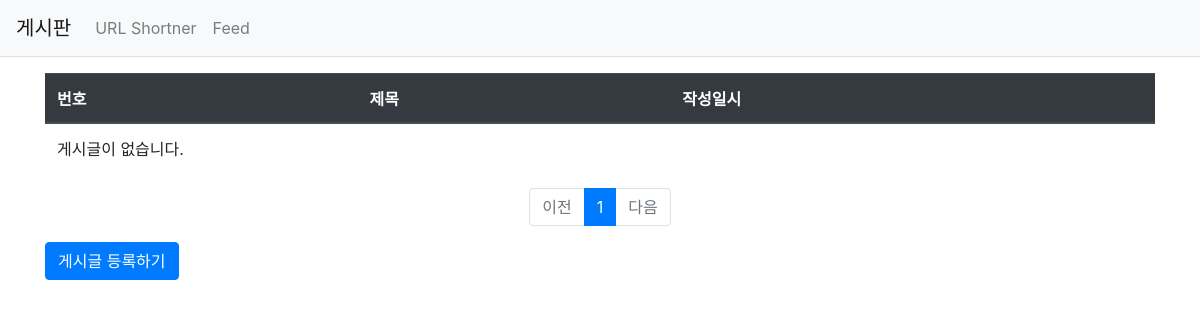
The page /board/ on the database as committed earlier.
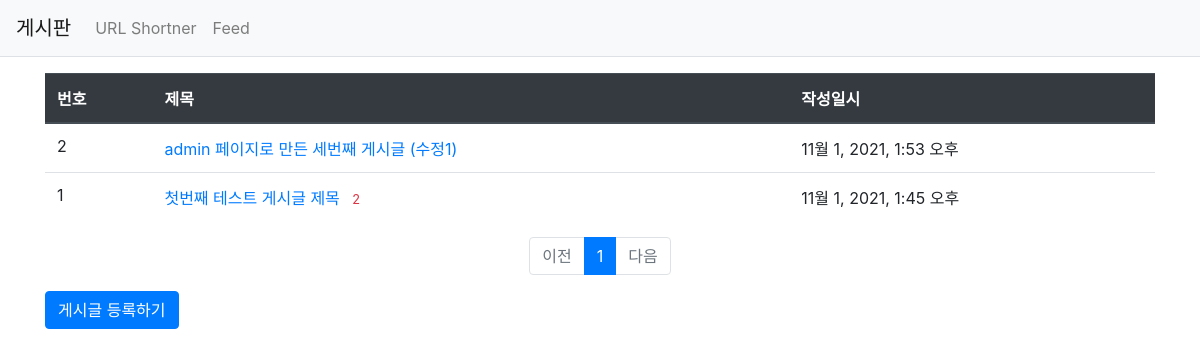
The same page on the database as committed later.
### pybo/models.py (models this page shows, shortened)
class Question(models.Model):
    subject = models.CharField(max_length=200)
    content = models.TextField()
    modify_date = models.DateTimeField(null=True, blank=True)
    create_date = models.DateTimeField()

### pybo/views.py (the view)
# urls.py: path('', views.index, name='index'),  # '/' 에 해당되는 path
def index(request):
    page = request.GET.get('page', '1')  # 페이지
    question_list = Question.objects.order_by('-create_date')
    paginator = Paginator(question_list, 10)  # 페이지당 10개씩 보여주기
    page_obj = paginator.get_page(page)
    context = {'question_list': page_obj}
    return render(request, 'pybo/question_list.html', context)

### pybo/templatetags/pybo_filter.py (called while the page is built)
@register.filter
def sub(value, arg):
    return value - arg

### templates/pybo/question_list.html
{% extends 'base.html' %}
{% load pybo_filter %}
{% block content %}
<div class="container my-3">
    <table class="table">
        <thead>
        <tr class="thead-dark">
            <th>번호</th>
            <th>제목</th>
            <th>작성일시</th>
        </tr>
        </thead>
        <tbody>
        {% if question_list %}
        {% for question in question_list %}
        <tr>
            <td>
                {{ question_list.paginator.count|sub:question_list.start_index|sub:forloop.counter0|add:1 }}
            </td>
            <td>
                <a href="{% url 'pybo:detail' question.id %}">{{ question.subject }}</a>
                {% if question.answer_set.count > 0 %}
    <span class="text-danger small ml-2">{{ question.answer_set.count }}</span>
    {% endif %}
            </td>
            <td>{{ question.create_date }}</td>
        </tr>
        {% endfor %}
        {% else %}
        <tr>
            <td colspan="3">게시글이 없습니다.</td>
        </tr>
        {% endif %}
        </tbody>
    </table>
    <ul class="pagination justify-content-center">
        {% if question_list.has_previous %}
        <li class="page-item">
            <a class="page-link" href="?page={{ question_list.previous_page_number }}">이전</a>
        </li>
        {% else %}
        <li class="page-item disabled">
            <a class="page-link" tabindex="-1" aria-disabled="true" href="#">이전</a>
        </li>
        {% endif %}
        {% for page_number in question_list.paginator.page_range %}
        {% if page_number >= question_list.number|add:-5 and page_number <= question_list.number|add:5 %}
            {% if page_number == question_list.number %}
            <li class="page-item active" aria-current="page">
                <a class="page-link" href="?page={{ page_number }}">{{ page_number }}</a>
            </li>
            {% else %}
            <li class="page-item">
                <a class="page-link" href="?page={{ page_number }}">{{ page_number }}</a>
            </li>
            {% endif %}
        {% endif %}
        {% endfor %}
        {% if question_list.has_next %}
        <li class="page-item">
            <a class="page-link" href="?page={{ question_list.next_page_number }}">다음</a>
        </li>
        {% else %}
        <li class="page-item disabled">
            <a class="page-link" tabindex="-1" aria-disabled="true" href="#">다음</a>
        </li>
        {% endif %}
    </ul>
    <a href="{% url 'pybo:question_create' %}" class="btn btn-primary">게시글 등록하기</a>
</div>
{% endblock %}

### templates/base.html (shortened to what this page needs)
{% load static %}
<html lang="ko">
<head>
    <link rel="stylesheet" type="text/css" href="{% static 'bootstrap.min.css' %}">
    <link rel="stylesheet" type="text/css" href="{% static 'style.css' %}">
</head>
<body>
{% include "navbar.html" %}
{% block content %}
{% endblock %}
</body>
</html>

### templates/navbar.html (shortened to what this page needs)
<nav class="navbar navbar-expand-lg navbar-light bg-light border-bottom">
    <a class="navbar-brand" href="{% url 'pybo:index' %}">게시판</a>
    <div class="collapse navbar-collapse flex-grow-0" id="navbarNav">
        <ul class="navbar-nav">
            <li class="nav-item ">
                <a class="nav-link" href="{% url 'shortner:create' %}">URL Shortner</a>
            </li>
            <li class="nav-item ">
                <a class="nav-link" href="{% url 'feeds' %}">Feed</a>
            </li>
        </ul>
    </div>
</nav>

Rows that differ between the two databases and show on the page:
added Question: paginator.count|sub "2", subject "admin 페이지로 만든 세번째 게시글 (수정1)", create_date "11월 1, 2021, 1:53 오후"
added Question: paginator.count|sub "1", subject "첫번째 테스트 게시글 제목", answer_set.count "2", create_date "11월 1, 2021, 1:45 오후"
Other text that changed with them:
text no longer shown: "게시글이 없습니다."
